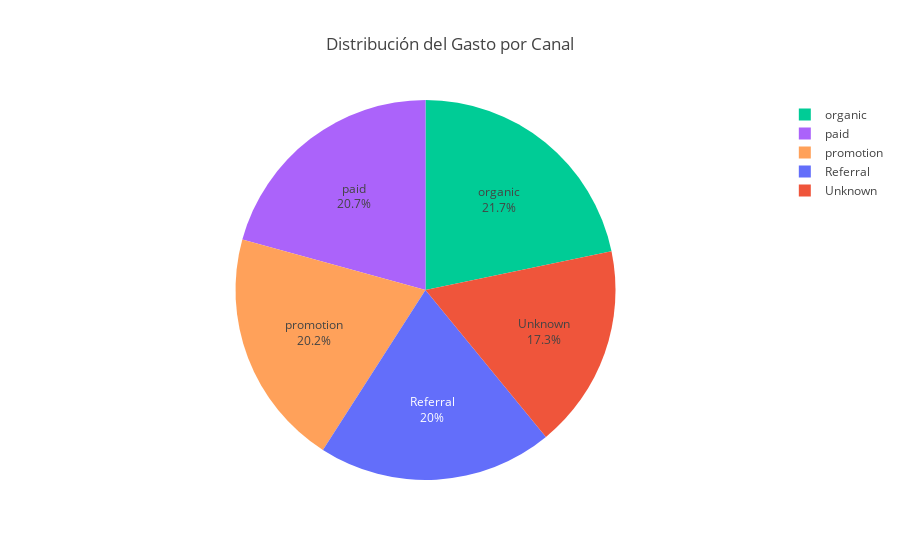

The code cell stored with this chart in its notebook:
### Code cell
# Porcentaje de gasto por canal
colores_canales = {
    canal: color for canal, color in zip(
        porcentaje_gasto['Canal'],
        px.colors.qualitative.Plotly
    )
}

fig = px.pie(
    porcentaje_gasto,
    values='Porcentaje de Gasto',
    names='Canal',
    title='Distribución del Gasto por Canal',
    color='Canal',
    color_discrete_map=colores_canales
)
fig.update_traces(textposition='inside', textinfo='percent+label')
fig.update_layout(title_text='Distribución del Gasto por Canal', title_x=0.5)
fig.show()

### Figure 1 — Plotly figure (JSON) as saved in the notebook; plotly's stock layout.template omitted (floating-point values rounded to 4 significant figures)
{"data": [{"customdata": [["Referral"], ["Unknown"], ["organic"], ["paid"], ["promotion"]], "domain": {"x": [0, 1], "y": [0, 1]}, "hovertemplate": "Canal=%{customdata[0]}<br>Porcentaje de Gasto=%{value}<extra></extra>", "labels": ["Referral", "Unknown", "organic", "paid", "promotion"], "legendgroup": "", "marker": {"colors": ["#636EFA", "#EF553B", "#00CC96", "#AB63FA", "#FFA15A"]}, "name": "", "showlegend": true, "textinfo": "percent+label", "textposition": "inside", "type": "pie", "values": [0.009693, 0.008403, 0.01053, 0.01004, 0.009785]}], "layout": {"legend": {"tracegroupgap": 0}, "title": {"text": "Distribución del Gasto por Canal", "x": 0.5}}}
